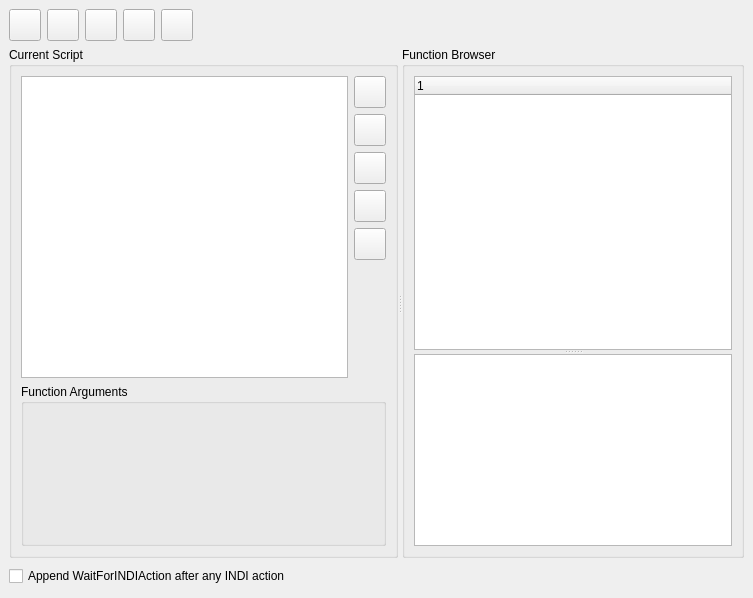
<ui version="4.0" >
 <class>ScriptBuilder</class>
 <widget class="QWidget" name="ScriptBuilder" >
  <property name="geometry" >
   <rect>
    <x>0</x>
    <y>0</y>
    <width>753</width>
    <height>598</height>
   </rect>
  </property>
  <layout class="QVBoxLayout" >
   <property name="margin" >
    <number>9</number>
   </property>
   <property name="spacing" >
    <number>6</number>
   </property>
   <item>
    <layout class="QHBoxLayout" >
     <property name="margin" >
      <number>0</number>
     </property>
     <property name="spacing" >
      <number>6</number>
     </property>
     <item>
      <widget class="QPushButton" name="NewButton" >
       <property name="sizePolicy" >
        <sizepolicy>
         <hsizetype>1</hsizetype>
         <vsizetype>0</vsizetype>
         <horstretch>0</horstretch>
         <verstretch>0</verstretch>
        </sizepolicy>
       </property>
       <property name="minimumSize" >
        <size>
         <width>32</width>
         <height>32</height>
        </size>
       </property>
       <property name="maximumSize" >
        <size>
         <width>32</width>
         <height>32</height>
        </size>
       </property>
       <property name="toolTip" >
        <string>New Script</string>
       </property>
       <property name="whatsThis" >
        <string>Discards current script and starts a new one.  Will prompt to save any unsaved changes in the current script.</string>
       </property>
      </widget>
     </item>
     <item>
      <widget class="QPushButton" name="OpenButton" >
       <property name="sizePolicy" >
        <sizepolicy>
         <hsizetype>1</hsizetype>
         <vsizetype>0</vsizetype>
         <horstretch>0</horstretch>
         <verstretch>0</verstretch>
        </sizepolicy>
       </property>
       <property name="minimumSize" >
        <size>
         <width>32</width>
         <height>32</height>
        </size>
       </property>
       <property name="maximumSize" >
        <size>
         <width>32</width>
         <height>32</height>
        </size>
       </property>
       <property name="toolTip" >
        <string>Open Script</string>
       </property>
       <property name="whatsThis" >
        <string>Opens an existing script.  Will prompt to save any unsaved changes in the current script.</string>
       </property>
      </widget>
     </item>
     <item>
      <widget class="QPushButton" name="SaveButton" >
       <property name="sizePolicy" >
        <sizepolicy>
         <hsizetype>1</hsizetype>
         <vsizetype>0</vsizetype>
         <horstretch>0</horstretch>
         <verstretch>0</verstretch>
        </sizepolicy>
       </property>
       <property name="minimumSize" >
        <size>
         <width>32</width>
         <height>32</height>
        </size>
       </property>
       <property name="maximumSize" >
        <size>
         <width>32</width>
         <height>32</height>
        </size>
       </property>
       <property name="toolTip" >
        <string>Save Script</string>
       </property>
       <property name="whatsThis" >
        <string>Save the current script.  If the script has not been saved before, this is equivalent to "Save As..."</string>
       </property>
      </widget>
     </item>
     <item>
      <widget class="QPushButton" name="SaveAsButton" >
       <property name="sizePolicy" >
        <sizepolicy>
         <hsizetype>1</hsizetype>
         <vsizetype>0</vsizetype>
         <horstretch>0</horstretch>
         <verstretch>0</verstretch>
        </sizepolicy>
       </property>
       <property name="minimumSize" >
        <size>
         <width>32</width>
         <height>32</height>
        </size>
       </property>
       <property name="maximumSize" >
        <size>
         <width>32</width>
         <height>32</height>
        </size>
       </property>
       <property name="toolTip" >
        <string>Save Script As...</string>
       </property>
       <property name="whatsThis" >
        <string>Saves the script to a file, allowing you to first specify the filename and a name for the script.</string>
       </property>
      </widget>
     </item>
     <item>
      <widget class="QPushButton" name="RunButton" >
       <property name="minimumSize" >
        <size>
         <width>32</width>
         <height>32</height>
        </size>
       </property>
       <property name="maximumSize" >
        <size>
         <width>32</width>
         <height>32</height>
        </size>
       </property>
       <property name="toolTip" >
        <string>Test Script</string>
       </property>
       <property name="whatsThis" >
        <string>Executes the script in the KStars main window.  You may want to reposition the Script Builder tool so that the Sky map is visible.  </string>
       </property>
      </widget>
     </item>
     <item>
      <spacer>
       <property name="orientation" >
        <enum>Qt::Horizontal</enum>
       </property>
       <property name="sizeType" >
        <enum>QSizePolicy::Expanding</enum>
       </property>
       <property name="sizeHint" >
        <size>
         <width>490</width>
         <height>20</height>
        </size>
       </property>
      </spacer>
     </item>
    </layout>
   </item>
   <item>
    <widget class="QSplitter" name="splitter" >
     <property name="orientation" >
      <enum>Qt::Horizontal</enum>
     </property>
     <widget class="QGroupBox" name="groupBox" >
      <property name="title" >
       <string>Current Script</string>
      </property>
      <layout class="QVBoxLayout" >
       <property name="margin" >
        <number>9</number>
       </property>
       <property name="spacing" >
        <number>6</number>
       </property>
       <item>
        <layout class="QHBoxLayout" >
         <property name="margin" >
          <number>0</number>
         </property>
         <property name="spacing" >
          <number>6</number>
         </property>
         <item>
          <widget class="QListWidget" name="ScriptListBox" >
           <property name="sizePolicy" >
            <sizepolicy>
             <hsizetype>7</hsizetype>
             <vsizetype>7</vsizetype>
             <horstretch>0</horstretch>
             <verstretch>1</verstretch>
            </sizepolicy>
           </property>
           <property name="whatsThis" >
            <string>This shows the list of commands present in the current working script.  Highlighting any command will present a widget where you can specify its arguments below.  Use the action buttons at right to copy, remove, or change the position of the selected command.  </string>
           </property>
          </widget>
         </item>
         <item>
          <layout class="QVBoxLayout" >
           <property name="margin" >
            <number>0</number>
           </property>
           <property name="spacing" >
            <number>6</number>
           </property>
           <item>
            <widget class="QPushButton" name="AddButton" >
             <property name="minimumSize" >
              <size>
               <width>32</width>
               <height>32</height>
              </size>
             </property>
             <property name="maximumSize" >
              <size>
               <width>32</width>
               <height>32</height>
              </size>
             </property>
             <property name="toolTip" >
              <string>Add Function</string>
             </property>
             <property name="whatsThis" >
              <string>If a function is highlighted in the "Function Browser" box, this button will add it to the current working script.  The new function is inserted directly after the highlighted function in the "Current Script" box.
</string>
             </property>
            </widget>
           </item>
           <item>
            <widget class="QPushButton" name="RemoveButton" >
             <property name="minimumSize" >
              <size>
               <width>32</width>
               <height>32</height>
              </size>
             </property>
             <property name="maximumSize" >
              <size>
               <width>32</width>
               <height>32</height>
              </size>
             </property>
             <property name="toolTip" >
              <string>Remove Function</string>
             </property>
             <property name="whatsThis" >
              <string>If a function is highlighted in the "Current Script" box, this button will remove it from the script.</string>
             </property>
            </widget>
           </item>
           <item>
            <widget class="QPushButton" name="CopyButton" >
             <property name="minimumSize" >
              <size>
               <width>32</width>
               <height>32</height>
              </size>
             </property>
             <property name="maximumSize" >
              <size>
               <width>32</width>
               <height>32</height>
              </size>
             </property>
             <property name="toolTip" >
              <string>Copy Function</string>
             </property>
             <property name="whatsThis" >
              <string>If a function is highlighted in the "Current Script" box, this button will add a duplicate of the function.</string>
             </property>
            </widget>
           </item>
           <item>
            <widget class="QPushButton" name="UpButton" >
             <property name="minimumSize" >
              <size>
               <width>32</width>
               <height>32</height>
              </size>
             </property>
             <property name="maximumSize" >
              <size>
               <width>32</width>
               <height>32</height>
              </size>
             </property>
             <property name="toolTip" >
              <string>Move Up</string>
             </property>
             <property name="whatsThis" >
              <string>If a function is highlighted in the "Current Script" box, this button will move it up one position in the script.</string>
             </property>
            </widget>
           </item>
           <item>
            <widget class="QPushButton" name="DownButton" >
             <property name="minimumSize" >
              <size>
               <width>32</width>
               <height>32</height>
              </size>
             </property>
             <property name="maximumSize" >
              <size>
               <width>32</width>
               <height>32</height>
              </size>
             </property>
             <property name="toolTip" >
              <string>Move Down</string>
             </property>
             <property name="whatsThis" >
              <string>If a function is highlighted in the "Current Script" box, this button will move it down one position in the script.</string>
             </property>
            </widget>
           </item>
           <item>
            <spacer>
             <property name="orientation" >
              <enum>Qt::Vertical</enum>
             </property>
             <property name="sizeType" >
              <enum>QSizePolicy::Expanding</enum>
             </property>
             <property name="sizeHint" >
              <size>
               <width>20</width>
               <height>118</height>
              </size>
             </property>
            </spacer>
           </item>
          </layout>
         </item>
        </layout>
       </item>
       <item>
        <widget class="QGroupBox" name="groupBox_2" >
         <property name="title" >
          <string>Function Arguments</string>
         </property>
         <layout class="QVBoxLayout" >
          <property name="margin" >
           <number>9</number>
          </property>
          <property name="spacing" >
           <number>6</number>
          </property>
          <item>
           <widget class="QStackedWidget" name="ArgStack" >
            <widget class="QWidget" name="page" />
            <widget class="QWidget" name="page_2" />
           </widget>
          </item>
         </layout>
        </widget>
       </item>
      </layout>
     </widget>
     <widget class="QGroupBox" name="groupBox_3" >
      <property name="title" >
       <string>Function Browser</string>
      </property>
      <layout class="QVBoxLayout" >
       <property name="margin" >
        <number>9</number>
       </property>
       <property name="spacing" >
        <number>6</number>
       </property>
       <item>
        <widget class="QSplitter" name="splitter7" >
         <property name="orientation" >
          <enum>Qt::Vertical</enum>
         </property>
         <widget class="QTreeWidget" name="FunctionTree" >
          <property name="sizePolicy" >
           <sizepolicy>
            <hsizetype>7</hsizetype>
            <vsizetype>7</vsizetype>
            <horstretch>0</horstretch>
            <verstretch>5</verstretch>
           </sizepolicy>
          </property>
          <property name="rootIsDecorated" >
           <bool>true</bool>
          </property>
         </widget>
         <widget class="QTextEdit" name="FuncDoc" >
          <property name="sizePolicy" >
           <sizepolicy>
            <hsizetype>7</hsizetype>
            <vsizetype>7</vsizetype>
            <horstretch>0</horstretch>
            <verstretch>0</verstretch>
           </sizepolicy>
          </property>
          <property name="toolTip" >
           <string>Function Help</string>
          </property>
          <property name="whatsThis" >
           <string>If a function is highlighted in the Function Browser, this area will show some brief documentation about the function.</string>
          </property>
         </widget>
        </widget>
       </item>
      </layout>
     </widget>
    </widget>
   </item>
   <item>
    <layout class="QHBoxLayout" >
     <property name="margin" >
      <number>0</number>
     </property>
     <property name="spacing" >
      <number>6</number>
     </property>
     <item>
      <widget class="QCheckBox" name="AppendINDIWait" >
       <property name="text" >
        <string>Append WaitForINDIAction after any INDI action</string>
       </property>
       <property name="checked" >
        <bool>false</bool>
       </property>
      </widget>
     </item>
     <item>
      <spacer>
       <property name="orientation" >
        <enum>Qt::Horizontal</enum>
       </property>
       <property name="sizeType" >
        <enum>QSizePolicy::Expanding</enum>
       </property>
       <property name="sizeHint" >
        <size>
         <width>406</width>
         <height>25</height>
        </size>
       </property>
      </spacer>
     </item>
    </layout>
   </item>
  </layout>
 </widget>
 <resources/>
 <connections/>
</ui>
